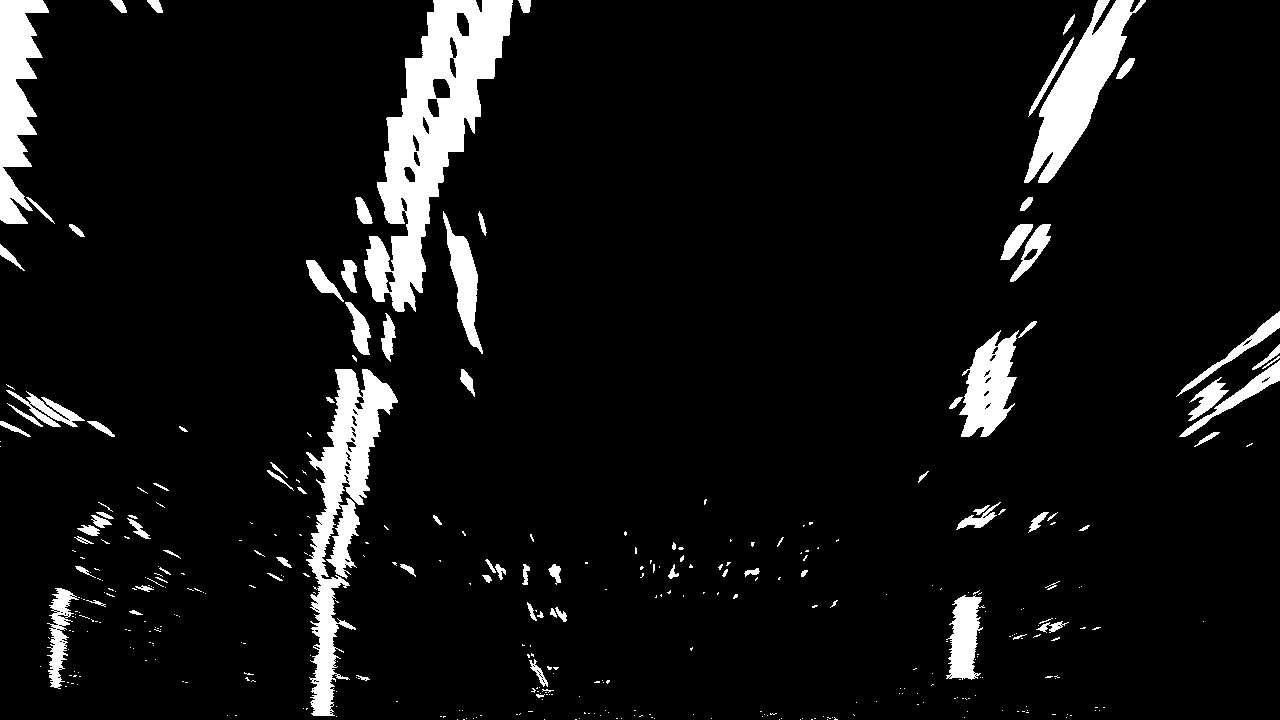
#> input picture images/warped-example.jpg, 1280 x 720 px
$ jupyter execute L8_AdvancedComputerVision.ipynb   (older library calls are emulated)
#> lines starting #> are read from the running program, lines starting #| are printed output that depends on the picture; after the words box and inside, x2 and y2 are one past the last pixel; in counts of white or black regions, pixels touching at a corner belong together
# Advanced Computer Vision
How to map out the lane on an image of the road?
##### Steps
 1. Camera calibration
 2. Distortion correction
 3. Color/Gradient threshold
 4. Perspective transform
 5. Detect lane lines
 6. Determine the lane curvature

### Detail of pipeline steps
**Camera Calibration**
compute the camera calibration matrix & distortion coefficients (only once).

**Distortion Correction**
apply calibrated value each new frame.

**Thresholding**
To generate a binary image where the lane lines are clearly visible. Try out various combinations of color and gradient thresholds.

**Perspective Transform**
To identify four source points for prespective transform. In this case, can assume the road is a flat plane. This isn't strictly true, but it can serve as an approximation for this task.
The easiest way to do this is to investigate an image where the lane lines are straight, and find four points lying along the lines that, after perspective transform, make the lines look straight and vertical from a bird's eye view perspective.

Those same four source points will now work to transform any image (again, under the assumption that the road is flat and the camera perspective hasn't changed).

## Finding the lines: Histogram Peaks
Now I have a thresholded warped image and ready to map out the lane lines. There are many ways, but here's one example of how I might do it.

### Line Finding Method: Peaks in a Histogram
I need to decide explicitly which pixels are part of the lines and which belong to the left line and which belong to the right line. Plotting a histgram of where the binary activations occur across the image is one potential solution for this.

[cell 1]
import numpy as np
import cv2
import matplotlib.pyplot as plt
import matplotlib.image as mpimg

img = mpimg.imread('images/warped-example.jpg')
#> img is the input picture: shape (720, 1280); min 0, max 255, mean 18.5
plt.imshow(img, cmap='gray')

[cell 2]
def hist(img):
    bottom_half = img[img.shape[0]//2:, :]
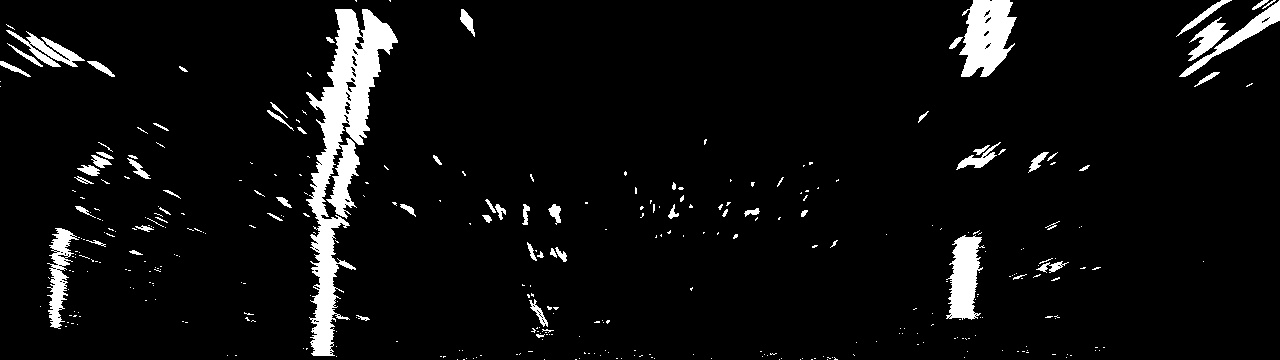
#> bottom_half: shape (360, 1280); min 0, max 255, mean 14.4
    histogram = np.sum(bottom_half, axis=0)
#> histogram = 1280 values, max 62445 at index 327, min 0 at index 208, mean 5170.2
    return histogram

[cell 3]
histogram = hist(img)
plt.plot(histogram)
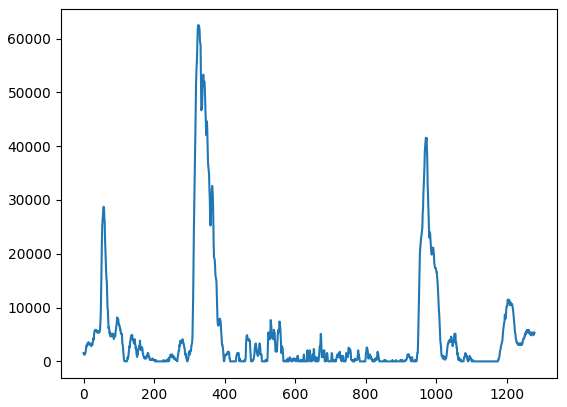
#> figure drawn by matplotlib, 1 panel; curve peaks at x = 327, y = 62445

## Finding the Lines: Sliding Window
The two most prominent peaks in this histogram will be good indicators of the x-position of the base of the lane lines. From that point, I can use a sliding window, placed around the line centers, to find and follow the lines up to the top of the frame.

### Split the histogram for the two lines
The first step we'll take is to split the histogram into two sides, one for each lane line.

[cell 4]
histogram = np.sum(img[img.shape[0]//2:], axis=0)# an output image to draw on and visualize the result
out_img = np.dstack((img, img, img)) * 255
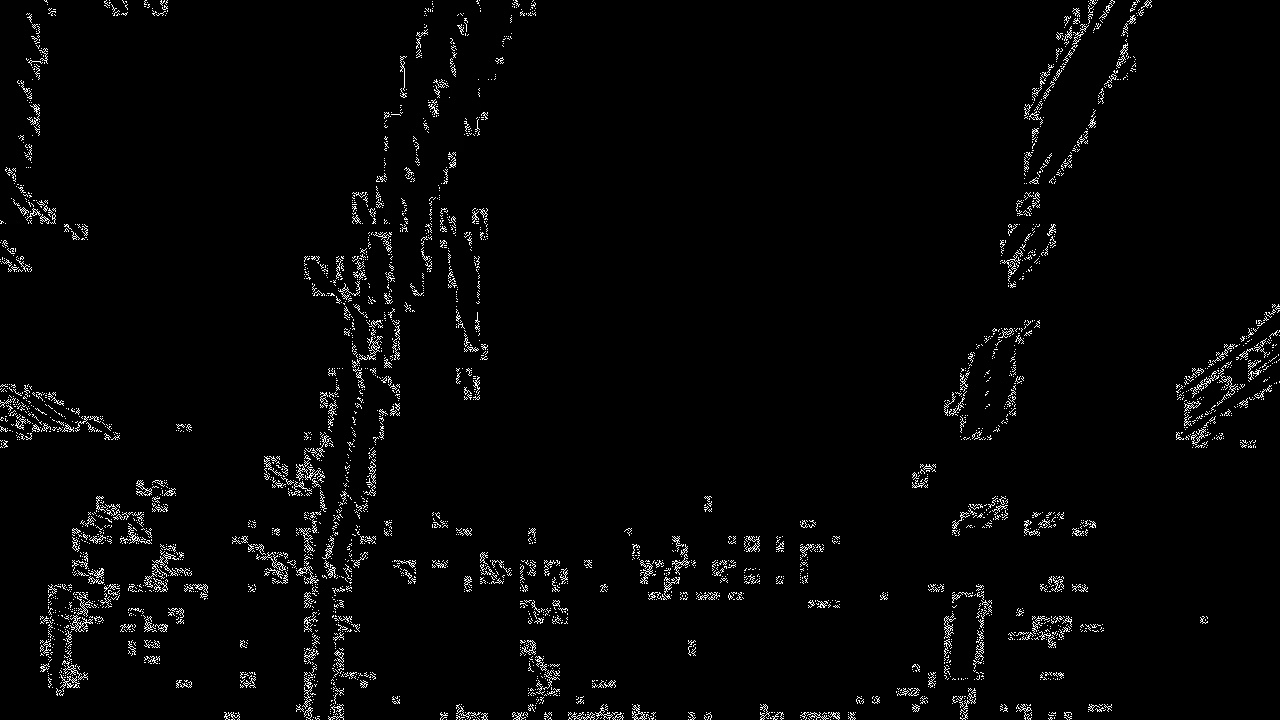
#> out_img: shape (720, 1280, 3); min 0, max 255, mean 6.3

midpoint = histogram.shape[0]//2
#> midpoint = 640
leftx_base = np.argmax(histogram[:midpoint])
#> leftx_base = 327
rightx_base = np.argmax(histogram[midpoint:]) + midpoint
#> rightx_base = 971

### Set up windows and window hyperparameters
Next step is to set a few hyperparameters related to our sliding windows, and set them up to iterate across the binary activations in the image.

[cell 5]
# The number of sliding windows
nwindows = 9
# Set the width of the windows +/- margin
margin = 100
# Set minimum number of pixels found to recenter window
minpix_thresh = 50

w_height = img.shape[0]//nwindows
#> w_height = 80

# Identify the x and y positions of all nonzero pixels in the image
nonzero = img.nonzero()
#> nonzero = 89486 positions, rows 0 to 719, columns 0 to 1279
nonzeroy = np.array(nonzero[0])
nonzerox = np.array(nonzero[1])

leftx_current = leftx_base
#> leftx_current = 327
rightx_current = rightx_base
#> rightx_current = 971

# empty lists to recieve left and right lane pixel indices
left_lane_inds = []
right_lane_inds = []

### Iterate though nwindows to track curvature
Now that I've set up what the windows look like and have a starting point. We'll want to loop for nwindows, with the given window sliding left or right if it finds the mean position of activated pixels within the window to have shifted.

[cell 6]
for i in range(nwindows):
    wy_low = img.shape[0] - (i+1) * w_height
    wy_high = wy_low + w_height

    wx_left_low = leftx_current - margin
    wx_left_high = leftx_current + margin
    wx_right_low = rightx_current - margin
    wx_right_high = rightx_current + margin

    cv2.rectangle(out_img, (wx_left_low, wy_low), (wx_left_high, wy_high), (0, 255, 0), 2)
    cv2.rectangle(out_img, (wx_right_low, wy_low), (wx_right_high, wy_high), (0, 255, 0), 2)

    good_left_inds = ((nonzeroy >= wy_low) & (nonzeroy < wy_high) & (nonzerox >= wx_left_low) & (nonzerox < wx_left_high)).nonzero()[0]
    good_right_inds = ((nonzeroy >= wy_low) & (nonzeroy < wy_high) & (nonzerox >= wx_right_low) & (nonzerox < wx_right_high)).nonzero()[0]

    left_lane_inds.append(good_left_inds)
    right_lane_inds.append(good_right_inds)

    if len(good_left_inds) > minpix_thresh:
        leftx_current = np.int(np.mean(nonzerox[good_left_inds]))
    if len(good_right_inds) > minpix_thresh:
        rightx_current = np.int(np.mean(nonzerox[good_right_inds]))
#> this loop made 9 passes
#> (wx_left_low, wx_left_high, wx_right_low, wx_right_high, leftx_current, rightx_current) on passes 1 to 9: (227, 427, 871, 1071, 319, 968), (219, 419, 868, 1068, 327, 989), (227, 427, 889, 1089, 329, 1002), (229, 429, 902, 1102, 344, 977), (244, 444, 877, 1077, 366, 992), (266, 466, 892, 1092, 391, 1021), (291, 491, 921, 1121, 411, 1036), (311, 511, 936, 1136, 432, 1063), (332, 532, 963, 1163, 462, 1097)
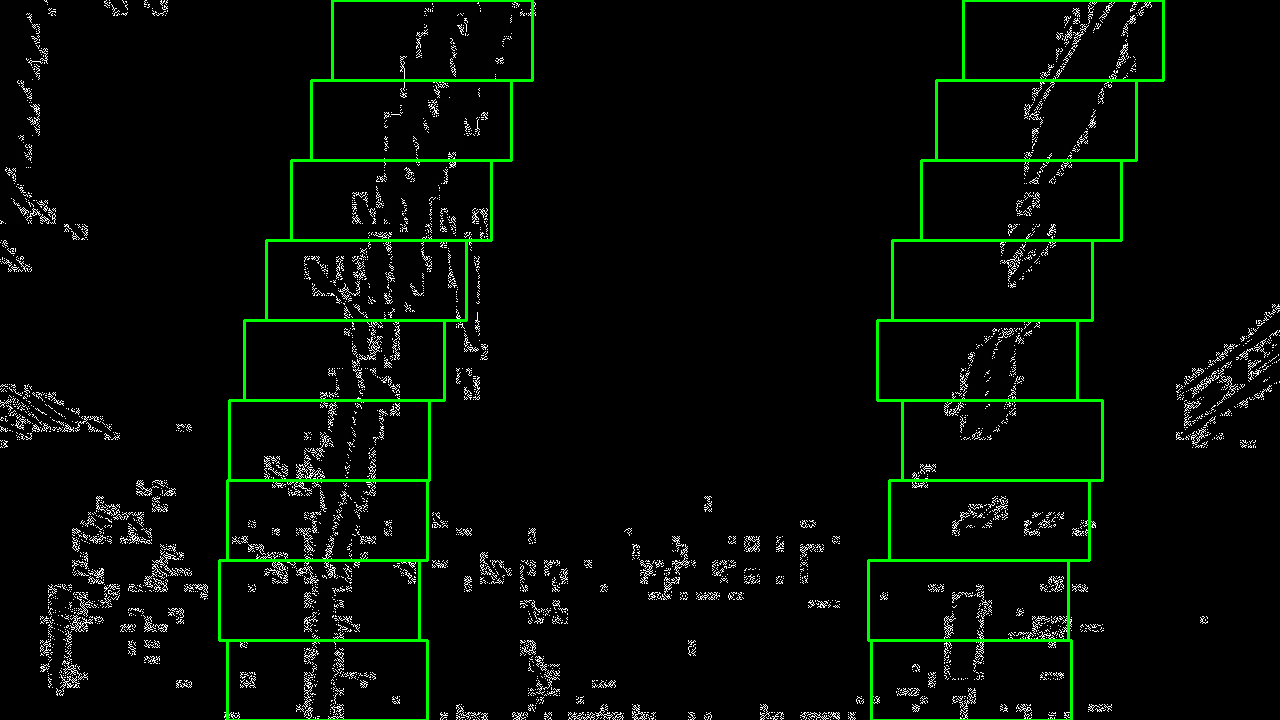
#> out_img: shape (720, 1280, 3); 2.18% of pixels changed, all inside (x1, y1, x2, y2) = (218, 0, 1165, 720); drawn as R, G, B
#> after the loop, left_lane_inds = 9 items; right_lane_inds = 9 items

### Fit a polynomial
Now that I have found all pixels belonging to each line through the sliding window method, it's time to fit a polynomial to the line.

[cell 7]
try:
    left_lane_inds = np.concatenate(left_lane_inds)
    right_lane_inds = np.concatenate(right_lane_inds)
except ValueError:
    pass

leftx = nonzerox[left_lane_inds]
lefty = nonzeroy[left_lane_inds]
rightx = nonzerox[right_lane_inds]
righty = nonzeroy[right_lane_inds]

[cell 8]
left_fit = np.polyfit(lefty, leftx, 2)
#> left_fit = [0.000223, -0.391, 478.1]
right_fit = np.polyfit(righty, rightx, 2)
#> right_fit = [0.00042, -0.48, 1115.2]

ploty = np.linspace(0, img.shape[0]-1, img.shape[0])
#> ploty = 720 values from 0 to 719
try:
    left_fitx = left_fit[0] * ploty**2 + left_fit[1] * ploty + left_fit[2]
#> left_fitx = 720 values, max 478.1 at index 0, min 312.5 at index 719, mean 376.1
    right_fitx = right_fit[0] * ploty**2 + right_fit[1] * ploty + right_fit[2]
#> right_fitx = 720 values, max 1115.2 at index 0, min 978.2 at index 571, mean 1015.2
except TypeError:
    print('The function failed to fit a line..')
    left_fitx = 1 * ploty ** 2 + 1 * ploty
    right_fitx = 1 * ploty ** 2 + 1 * ploty

### Visualization

[cell 9]
out_img[lefty, leftx] = [255, 0, 0]
out_img[righty, rightx] = [0, 0, 255]
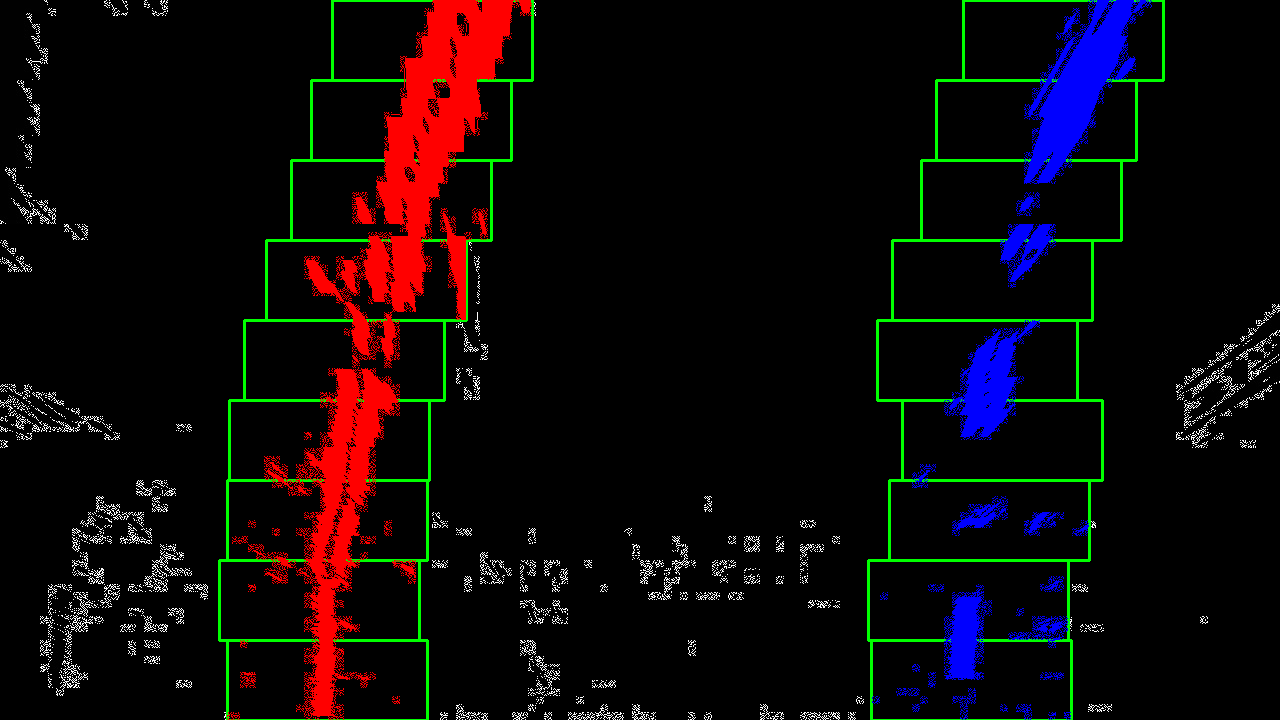
#> out_img: shape (720, 1280, 3); mean of channels 0, 1, 2 14.2, 7.8, 8.9; drawn as R, G, B

plt.imshow(out_img)
plt.plot(left_fitx, ploty, color='yellow')
plt.plot(right_fitx, ploty, color='yellow')
plt.xlim(0, 1280)
plt.ylim(720, 0)
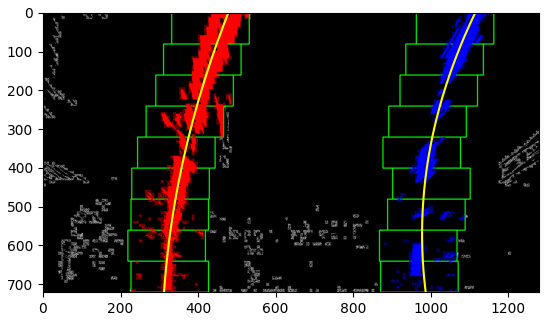
#> figure drawn by matplotlib, 1 panel

#### All I did above cells are packed into the functions at the cell bellow.

[cell 10]
import numpy as np
import matplotlib.image as mpimg
import matplotlib.pyplot as plt
import cv2


def find_lane_pixels(binary_warped):
    histogram = np.sum(binary_warped[binary_warped.shape[0]//2:,:], axis=0)
    out_img = np.dstack((binary_warped, binary_warped, binary_warped)) * 255

    midpoint = histogram.shape[0]//2
#> midpoint = 640
    leftx_base = np.argmax(histogram[:midpoint])
#> leftx_base = 327
    rightx_base = np.argmax(histogram[midpoint:]) + midpoint
#> rightx_base = 971

    # HYPERPARAMETERS
    nwindows = 9
    margin = 100
    minpix_thresh = 50

    window_height = binary_warped.shape[0]//nwindows
#> window_height = 80

    nonzero = binary_warped.nonzero()
#> nonzero = 89486 positions, rows 0 to 719, columns 0 to 1279
    nonzeroy = np.array(nonzero[0])
    nonzerox = np.array(nonzero[1])

    leftx_current = leftx_base
#> leftx_current = 327
    rightx_current = rightx_base
#> rightx_current = 971

    left_lane_inds = []
    right_lane_inds = []

    for window in range(nwindows):
        win_y_low = binary_warped.shape[0] - (window+1)*window_height
        win_y_high = binary_warped.shape[0] - window*window_height

        win_xleft_low = leftx_current - margin
        win_xleft_high = leftx_current + margin
        win_xright_low = rightx_current - margin
        win_xright_high = rightx_current + margin

        cv2.rectangle(out_img,(win_xleft_low,win_y_low),
        (win_xleft_high,win_y_high),(0,255,0), 2)
        cv2.rectangle(out_img,(win_xright_low,win_y_low),
        (win_xright_high,win_y_high),(0,255,0), 2)

        good_left_inds = ((nonzeroy >= win_y_low) & (nonzeroy < win_y_high) &
        (nonzerox >= win_xleft_low) &  (nonzerox < win_xleft_high)).nonzero()[0]
        good_right_inds = ((nonzeroy >= win_y_low) & (nonzeroy < win_y_high) &
        (nonzerox >= win_xright_low) &  (nonzerox < win_xright_high)).nonzero()[0]

        left_lane_inds.append(good_left_inds)
        right_lane_inds.append(good_right_inds)

        if len(good_left_inds) > minpix_thresh:
            leftx_current = np.int(np.mean(nonzerox[good_left_inds]))
        if len(good_right_inds) > minpix_thresh:
            rightx_current = np.int(np.mean(nonzerox[good_right_inds]))
#> this loop made 9 passes
#> after the loop, left_lane_inds = 9 items; right_lane_inds = 9 items

    try:
        left_lane_inds = np.concatenate(left_lane_inds)
        right_lane_inds = np.concatenate(right_lane_inds)
    except ValueError:
        # Avoids an error if the above is not implemented fully
        pass

    leftx = nonzerox[left_lane_inds]
    lefty = nonzeroy[left_lane_inds]
    rightx = nonzerox[right_lane_inds]
    righty = nonzeroy[right_lane_inds]

    return leftx, lefty, rightx, righty, out_img


def fit_polynomial(binary_warped):
    leftx, lefty, rightx, righty, out_img = find_lane_pixels(binary_warped)

    left_fit = np.polyfit(lefty, leftx, 2)
#> left_fit = [0.000223, -0.391, 478.1]
    right_fit = np.polyfit(righty, rightx, 2)
#> right_fit = [0.00042, -0.48, 1115.2]

    ploty = np.linspace(0, binary_warped.shape[0]-1, binary_warped.shape[0] )
#> ploty = 720 values from 0 to 719
    try:
        left_fitx = left_fit[0]*ploty**2 + left_fit[1]*ploty + left_fit[2]
        right_fitx = right_fit[0]*ploty**2 + right_fit[1]*ploty + right_fit[2]
    except TypeError:
        # Avoids an error if `left` and `right_fit` are still none or incorrect
        left_fitx = 1*ploty**2 + 1*ploty
        right_fitx = 1*ploty**2 + 1*ploty

    out_img[lefty, leftx] = [255, 0, 0]
    out_img[righty, rightx] = [0, 0, 255]

    plt.plot(left_fitx, ploty, color='yellow')
    plt.plot(right_fitx, ploty, color='yellow')

    return out_img

[cell 11]
binary_warped = mpimg.imread('images/warped-example.jpg')
out_img = fit_polynomial(binary_warped)
plt.imshow(out_img)
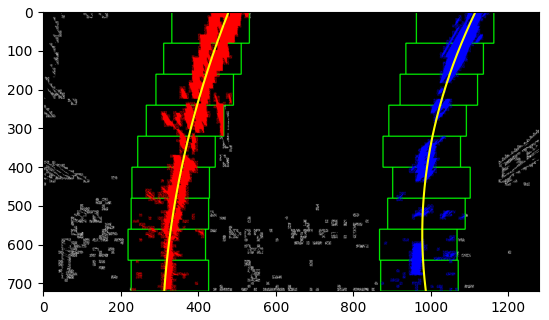
#> figure drawn by matplotlib, 1 panel

## Finding the Lines: Search from Prior
I've now built an algorithm that uses sliding windows to track the lane lines. However, using the full algorithm from before and starting fresh on every frame may seem inefficient, as the lane lines don't necessarily move a lot frame to frame.

In the next frame of video I don't need to do a blind search again, but instead I can just search in a margin around the previous lane line position. So once I know where the lines are in one frame of video, I can do a highly targeted search for them in the next frame.

And that region should help me track the lanes through sharp curves and tricky conditions. If I lose track of the lines, go bagk to my sliding windows search or other method to rediscover them. Let's walk through one way to do this.

## Measuring Curvature 1

[cell 12]
import numpy as np
import matplotlib.pyplot as plt


np.random.seed(0)
# Generate some fake data to represent lane-line pixels
ploty = np.linspace(0, 719, num=720)
quadratic_coeff = 3e-4 # 0.0003

# For each y position generage random x position within +/-50 pix of the line base position in each case
# (x=200 for left, and x=900 for right)
leftx = np.array([200 + y**2 * quadratic_coeff + np.random.randint(-50, high=51) for y in ploty])
rightx = np.array([900 + y**2 * quadratic_coeff + np.random.randint(-50, high=51) for y in ploty])
leftx = leftx[::-1]
rightx = rightx[::-1]

left_fit = np.polyfit(ploty, leftx, 2)
right_fit = np.polyfit(ploty, rightx, 2)

[cell 13]
# Fit a second order polynomial to pixel positions in each fake lane line
left_fitx = left_fit[0] * ploty ** 2 + left_fit[1] * ploty + left_fit[2]
right_fitx = right_fit[0] * ploty ** 2 + right_fit[1] * ploty + right_fit[2]

# Plot up the fake data
mark_size = 3
plt.plot(leftx, ploty, 'o', color='red', markersize=mark_size)
plt.plot(rightx, ploty, 'o', color='blue', markersize=mark_size)
plt.xlim(0, 1280)
plt.ylim(0, 720)
plt.plot(left_fitx, ploty, color='green', linewidth=3)
plt.plot(right_fitx, ploty, color='green', linewidth=3)
plt.gca().invert_yaxis()
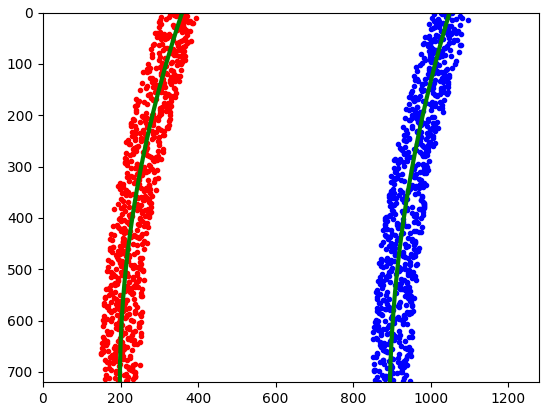
#> figure drawn by matplotlib, 1 panel
